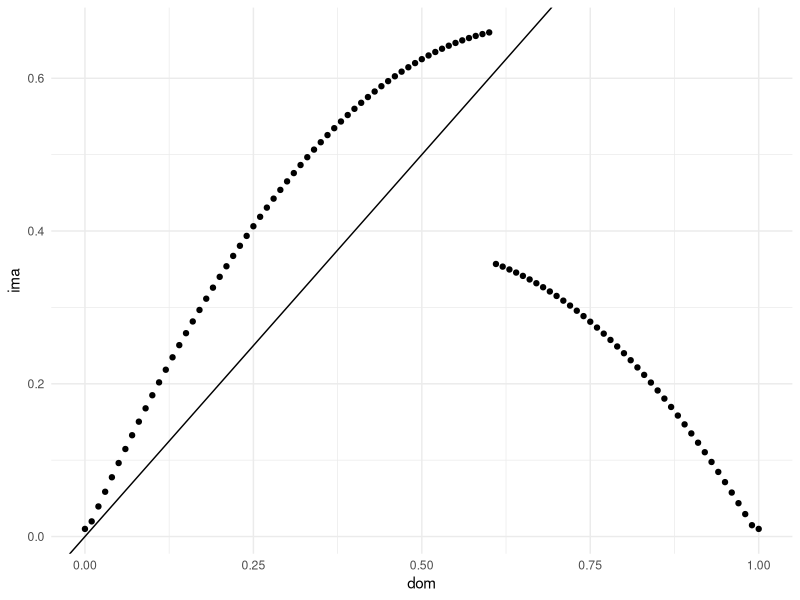
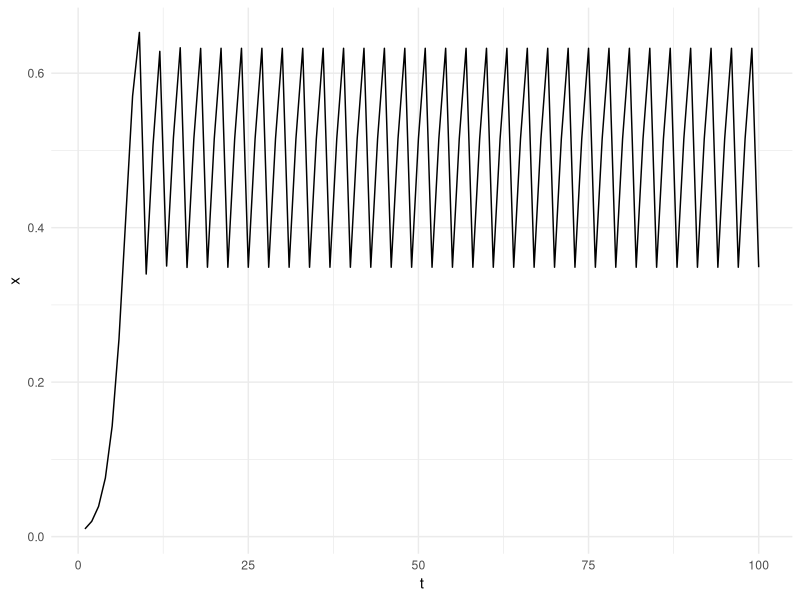

Generate these figures, in order, with R:
########################
######
####  This code produces Figure C.1
######
########################


rm(list=ls())
set.seed(9876)
library(ggplot2)

#########
### Parameters
#########

alpha <- 0.7
phi <- 0.5
K <- 2/3
r <- 1
e <- T
epsilon <- 0.01

#########
### Difference equation
#########

tomorrow <- function(x,e){
  if (e){
    xt <- max(x + r*x*(1-x/K)-as.numeric(x>=(1-alpha)/phi)*phi*x,epsilon)
  } else {
    xt <- max(x + r*x*(1-x/K),epsilon)
  }
  
  return(xt)
}

#########
### Compute dynamics and save graphs
#########

dom <- seq(from=0,to=1,by=0.01)
ima <- sapply(dom,function(w) tomorrow(w,e))

library(ggplot2)
theme_set(theme_minimal())
dta <- data.frame(dom=dom,ima=ima)
p <- ggplot(dta, aes(x=dom,y=ima)) + geom_point() + geom_abline(slope=1)
ggsave("failure.pdf",width = 12, height = 9)
plot(p)

t <- 1:100
x <- rep(0.01,length(t))
for (tt in 2:length(x)){
  x[tt] <- tomorrow(x[(tt-1)],e)
}
dtat <- data.frame(t=t,x=x)

theme_set(theme_minimal())

p <- ggplot(dtat, aes(x=t,y=x)) + geom_line()
ggsave("failure2.pdf",width = 12, height = 9)
plot(p)



